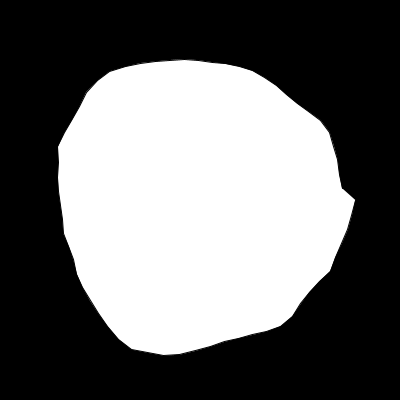
Frame 1 (no input)
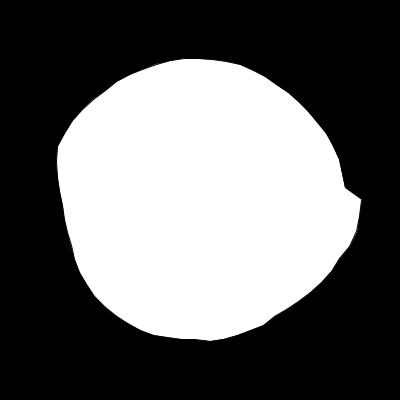
Frame 60 (the mouse pressed at the canvas centre just before this capture)
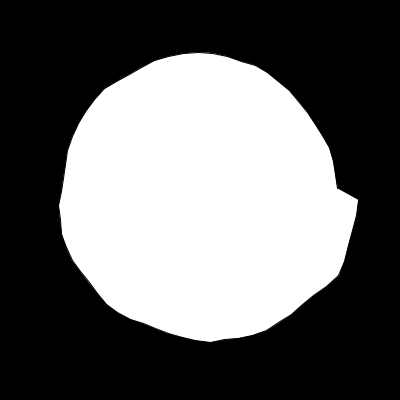
Frame 120 (the mouse held since frame 60 and released just before this capture)

The Processing sketch that drew these frames (run headless with seeded random() and noise(); from frame 60 on, the mouse is pressed at the canvas centre):

// Processing sketch: CC_036_Blobby
// ── CC_036_Blobby.pde
// Daniel Shiffman
// http://codingtra.in
// http://patreon.com/codingtrain
// Code for this video: https://youtu.be/Cl_Gjj80gPE

float yoff = 0.0;

void setup() {
  size(400, 400);
}

void draw() {
  background(0);

  translate(width / 2, height / 2);

  float radius = 150;

  beginShape();
  float xoff = 0;
  for (float a = 0; a < TWO_PI; a += 0.1) {
    float offset = map(noise(xoff, yoff), 0, 1, -25, 25);
    float r = radius + offset;
    float x = r * cos(a);
    float y = r * sin(a);
    vertex(x, y);
    xoff += 0.1;
    //ellipse(x, y, 4, 4);
  }
  endShape();

  yoff += 0.01;
}
